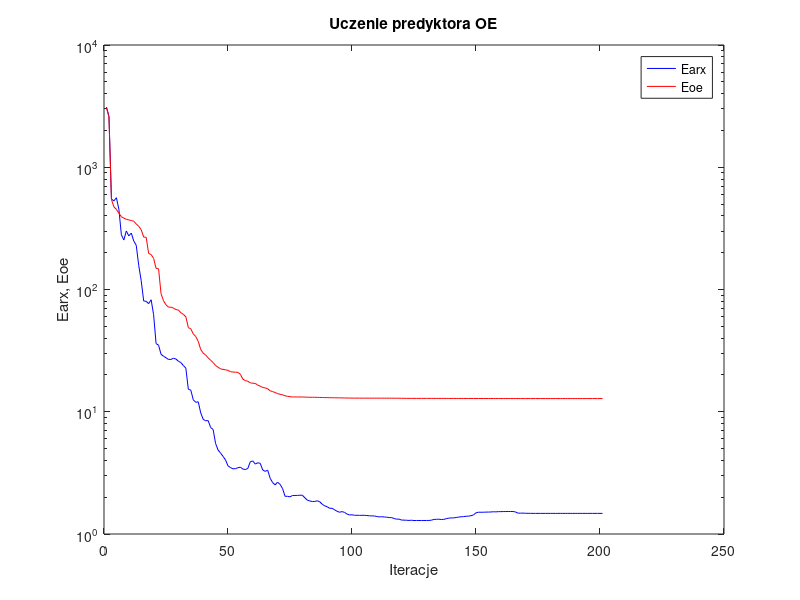
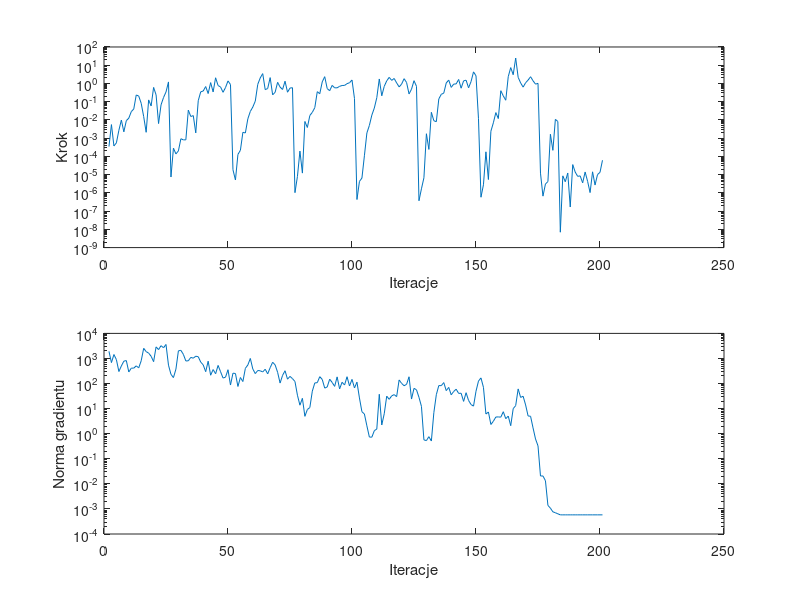

MATLAB code for these plots, in order:
%uczenie predyktora oe
clear all;
n=0; farx(n+1)=3.107983e+003; foe(n+1)=3.073525e+003; wspucz(n+1)=0.000000e+000; ng(n+1)=0.000000e+000;
%odnowa zmiennej metryki
n=1; farx(n+1)=2.605902e+003; foe(n+1)=2.570809e+003; krok(n+1)=3.473499e-004; ng(n+1)=1.923802e+003;
n=2; farx(n+1)=5.499433e+002; foe(n+1)=5.455981e+002; krok(n+1)=5.548179e-003; ng(n+1)=6.853549e+002;
n=3; farx(n+1)=5.307284e+002; foe(n+1)=4.738046e+002; krok(n+1)=3.729504e-004; ng(n+1)=1.435846e+003;
n=4; farx(n+1)=5.633189e+002; foe(n+1)=4.524026e+002; krok(n+1)=5.540946e-004; ng(n+1)=8.978186e+002;
n=5; farx(n+1)=4.536114e+002; foe(n+1)=4.201223e+002; krok(n+1)=2.707062e-003; ng(n+1)=3.013047e+002;
n=6; farx(n+1)=2.800715e+002; foe(n+1)=3.936455e+002; krok(n+1)=9.852969e-003; ng(n+1)=5.033877e+002;
n=7; farx(n+1)=2.541018e+002; foe(n+1)=3.833404e+002; krok(n+1)=2.224854e-003; ng(n+1)=7.806549e+002;
n=8; farx(n+1)=3.012891e+002; foe(n+1)=3.752460e+002; krok(n+1)=9.152723e-003; ng(n+1)=8.251212e+002;
n=9; farx(n+1)=2.742755e+002; foe(n+1)=3.708156e+002; krok(n+1)=1.251384e-002; ng(n+1)=2.891016e+002;
n=10; farx(n+1)=2.894130e+002; foe(n+1)=3.668418e+002; krok(n+1)=2.847603e-002; ng(n+1)=4.114556e+002;
n=11; farx(n+1)=2.493646e+002; foe(n+1)=3.614957e+002; krok(n+1)=4.000365e-002; ng(n+1)=4.115178e+002;
n=12; farx(n+1)=2.297823e+002; foe(n+1)=3.438752e+002; krok(n+1)=2.340680e-001; ng(n+1)=5.072929e+002;
n=13; farx(n+1)=1.573573e+002; foe(n+1)=3.287522e+002; krok(n+1)=2.031949e-001; ng(n+1)=4.225628e+002;
n=14; farx(n+1)=1.179756e+002; foe(n+1)=3.086173e+002; krok(n+1)=8.153064e-002; ng(n+1)=8.110555e+002;
n=15; farx(n+1)=8.059924e+001; foe(n+1)=2.685429e+002; krok(n+1)=1.521910e-002; ng(n+1)=2.539008e+003;
n=16; farx(n+1)=8.005275e+001; foe(n+1)=2.675588e+002; krok(n+1)=2.100870e-003; ng(n+1)=1.874592e+003;
n=17; farx(n+1)=7.659641e+001; foe(n+1)=1.971432e+002; krok(n+1)=1.253365e-001; ng(n+1)=1.636353e+003;
n=18; farx(n+1)=8.244276e+001; foe(n+1)=1.931897e+002; krok(n+1)=5.851700e-002; ng(n+1)=1.223862e+003;
n=19; farx(n+1)=6.221405e+001; foe(n+1)=1.798295e+002; krok(n+1)=6.071167e-001; ng(n+1)=7.458176e+002;
n=20; farx(n+1)=3.609765e+001; foe(n+1)=1.487790e+002; krok(n+1)=2.378132e-001; ng(n+1)=2.896010e+003;
n=21; farx(n+1)=3.503562e+001; foe(n+1)=1.477669e+002; krok(n+1)=6.320411e-003; ng(n+1)=2.255440e+003;
n=22; farx(n+1)=2.952253e+001; foe(n+1)=9.231665e+001; krok(n+1)=6.722782e-002; ng(n+1)=3.238610e+003;
n=23; farx(n+1)=2.845203e+001; foe(n+1)=8.091310e+001; krok(n+1)=1.690415e-001; ng(n+1)=2.670161e+003;
n=24; farx(n+1)=2.762775e+001; foe(n+1)=7.497020e+001; krok(n+1)=3.421659e-001; ng(n+1)=3.615456e+003;
n=25; farx(n+1)=2.678605e+001; foe(n+1)=7.175166e+001; krok(n+1)=1.212653e+000; ng(n+1)=5.416776e+002;
%odnowa zmiennej metryki
n=26; farx(n+1)=2.680658e+001; foe(n+1)=7.170328e+001; krok(n+1)=7.425417e-006; ng(n+1)=2.330725e+002;
n=27; farx(n+1)=2.738894e+001; foe(n+1)=7.045288e+001; krok(n+1)=2.838391e-004; ng(n+1)=1.728247e+002;
n=28; farx(n+1)=2.699147e+001; foe(n+1)=6.852354e+001; krok(n+1)=1.367364e-004; ng(n+1)=3.755361e+002;
n=29; farx(n+1)=2.590745e+001; foe(n+1)=6.788174e+001; krok(n+1)=2.007086e-004; ng(n+1)=2.018698e+003;
n=30; farx(n+1)=2.525851e+001; foe(n+1)=6.455374e+001; krok(n+1)=9.305128e-004; ng(n+1)=2.107607e+003;
n=31; farx(n+1)=2.386817e+001; foe(n+1)=6.258061e+001; krok(n+1)=8.062699e-004; ng(n+1)=1.459472e+003;
n=32; farx(n+1)=2.275032e+001; foe(n+1)=5.985626e+001; krok(n+1)=8.106441e-004; ng(n+1)=7.944723e+002;
n=33; farx(n+1)=1.528689e+001; foe(n+1)=4.878341e+001; krok(n+1)=3.450322e-002; ng(n+1)=8.086519e+002;
n=34; farx(n+1)=1.501710e+001; foe(n+1)=4.768263e+001; krok(n+1)=1.540867e-002; ng(n+1)=1.105895e+003;
n=35; farx(n+1)=1.252496e+001; foe(n+1)=4.329875e+001; krok(n+1)=1.725161e-002; ng(n+1)=1.025776e+003;
n=36; farx(n+1)=1.194022e+001; foe(n+1)=4.122060e+001; krok(n+1)=1.950271e-003; ng(n+1)=1.229786e+003;
n=37; farx(n+1)=1.206710e+001; foe(n+1)=3.761341e+001; krok(n+1)=1.134226e-001; ng(n+1)=1.171923e+003;
n=38; farx(n+1)=9.779113e+000; foe(n+1)=3.229268e+001; krok(n+1)=3.485301e-001; ng(n+1)=7.171317e+002;
n=39; farx(n+1)=8.670648e+000; foe(n+1)=3.015593e+001; krok(n+1)=3.838379e-001; ng(n+1)=5.553759e+002;
n=40; farx(n+1)=8.439623e+000; foe(n+1)=2.912579e+001; krok(n+1)=6.776371e-001; ng(n+1)=2.971439e+002;
n=41; farx(n+1)=8.464896e+000; foe(n+1)=2.760014e+001; krok(n+1)=2.798246e-001; ng(n+1)=7.791763e+002;
n=42; farx(n+1)=7.431956e+000; foe(n+1)=2.636741e+001; krok(n+1)=1.114151e+000; ng(n+1)=2.146979e+002;
n=43; farx(n+1)=7.154597e+000; foe(n+1)=2.529327e+001; krok(n+1)=3.427774e-001; ng(n+1)=3.610129e+002;
n=44; farx(n+1)=5.491843e+000; foe(n+1)=2.389595e+001; krok(n+1)=2.048868e+000; ng(n+1)=2.460731e+002;
n=45; farx(n+1)=4.866544e+000; foe(n+1)=2.310142e+001; krok(n+1)=7.709580e-001; ng(n+1)=5.283630e+002;
n=46; farx(n+1)=4.593530e+000; foe(n+1)=2.243132e+001; krok(n+1)=6.400584e-001; ng(n+1)=2.965312e+002;
n=47; farx(n+1)=4.314845e+000; foe(n+1)=2.221818e+001; krok(n+1)=3.276650e-001; ng(n+1)=1.657458e+002;
n=48; farx(n+1)=4.033806e+000; foe(n+1)=2.203721e+001; krok(n+1)=5.989693e-001; ng(n+1)=1.793848e+002;
n=49; farx(n+1)=3.609330e+000; foe(n+1)=2.178352e+001; krok(n+1)=1.377726e+000; ng(n+1)=3.557141e+002;
n=50; farx(n+1)=3.494814e+000; foe(n+1)=2.126532e+001; krok(n+1)=8.728449e-001; ng(n+1)=8.731262e+001;
%odnowa zmiennej metryki
n=51; farx(n+1)=3.411330e+000; foe(n+1)=2.111978e+001; krok(n+1)=1.856539e-005; ng(n+1)=2.590234e+002;
n=52; farx(n+1)=3.422847e+000; foe(n+1)=2.107430e+001; krok(n+1)=5.082078e-006; ng(n+1)=2.513384e+002;
n=53; farx(n+1)=3.486391e+000; foe(n+1)=2.098680e+001; krok(n+1)=1.283338e-004; ng(n+1)=7.647620e+001;
n=54; farx(n+1)=3.519891e+000; foe(n+1)=2.022053e+001; krok(n+1)=2.171131e-004; ng(n+1)=1.741835e+002;
n=55; farx(n+1)=3.396652e+000; foe(n+1)=1.847407e+001; krok(n+1)=2.100870e-003; ng(n+1)=1.201391e+002;
n=56; farx(n+1)=3.367463e+000; foe(n+1)=1.797640e+001; krok(n+1)=1.927753e-003; ng(n+1)=4.039979e+002;
n=57; farx(n+1)=3.439230e+000; foe(n+1)=1.775183e+001; krok(n+1)=1.153579e-002; ng(n+1)=5.508392e+002;
n=58; farx(n+1)=3.906760e+000; foe(n+1)=1.723328e+001; krok(n+1)=2.928765e-002; ng(n+1)=1.002591e+003;
n=59; farx(n+1)=3.959720e+000; foe(n+1)=1.710725e+001; krok(n+1)=5.082412e-002; ng(n+1)=3.810179e+002;
n=60; farx(n+1)=3.731293e+000; foe(n+1)=1.705364e+001; krok(n+1)=1.075010e-001; ng(n+1)=2.492214e+002;
n=61; farx(n+1)=3.827922e+000; foe(n+1)=1.650554e+001; krok(n+1)=8.957909e-001; ng(n+1)=3.311913e+002;
n=62; farx(n+1)=3.783277e+000; foe(n+1)=1.620377e+001; krok(n+1)=2.018136e+000; ng(n+1)=3.227869e+002;
n=63; farx(n+1)=3.338362e+000; foe(n+1)=1.579862e+001; krok(n+1)=3.469768e+000; ng(n+1)=2.897433e+002;
n=64; farx(n+1)=3.254025e+000; foe(n+1)=1.567906e+001; krok(n+1)=4.602673e-001; ng(n+1)=3.722230e+002;
n=65; farx(n+1)=3.327510e+000; foe(n+1)=1.540336e+001; krok(n+1)=5.271762e-001; ng(n+1)=2.434818e+002;
n=66; farx(n+1)=2.857908e+000; foe(n+1)=1.483527e+001; krok(n+1)=2.092736e+000; ng(n+1)=4.294421e+002;
n=67; farx(n+1)=2.634818e+000; foe(n+1)=1.462118e+001; krok(n+1)=2.378132e-001; ng(n+1)=7.069053e+002;
n=68; farx(n+1)=2.522743e+000; foe(n+1)=1.435911e+001; krok(n+1)=3.278985e-001; ng(n+1)=5.545394e+002;
n=69; farx(n+1)=2.654213e+000; foe(n+1)=1.408488e+001; krok(n+1)=1.154088e+000; ng(n+1)=2.814214e+002;
n=70; farx(n+1)=2.549157e+000; foe(n+1)=1.389286e+001; krok(n+1)=6.335709e-001; ng(n+1)=1.046073e+002;
n=71; farx(n+1)=2.353437e+000; foe(n+1)=1.376280e+001; krok(n+1)=4.681360e-001; ng(n+1)=2.113733e+002;
n=72; farx(n+1)=2.035024e+000; foe(n+1)=1.351008e+001; krok(n+1)=1.329625e+000; ng(n+1)=3.241424e+002;
n=73; farx(n+1)=2.033101e+000; foe(n+1)=1.337730e+001; krok(n+1)=3.307424e-001; ng(n+1)=1.492783e+002;
n=74; farx(n+1)=2.012380e+000; foe(n+1)=1.327950e+001; krok(n+1)=5.596492e-001; ng(n+1)=1.926437e+002;
n=75; farx(n+1)=2.066425e+000; foe(n+1)=1.321748e+001; krok(n+1)=5.853717e-001; ng(n+1)=1.569229e+002;
%odnowa zmiennej metryki
n=76; farx(n+1)=2.067087e+000; foe(n+1)=1.321500e+001; krok(n+1)=1.028336e-006; ng(n+1)=1.207473e+002;
n=77; farx(n+1)=2.067741e+000; foe(n+1)=1.321357e+001; krok(n+1)=8.010217e-006; ng(n+1)=3.413591e+001;
n=78; farx(n+1)=2.076831e+000; foe(n+1)=1.320647e+001; krok(n+1)=1.955288e-004; ng(n+1)=1.369930e+001;
n=79; farx(n+1)=2.074683e+000; foe(n+1)=1.320519e+001; krok(n+1)=1.215525e-005; ng(n+1)=2.573943e+001;
n=80; farx(n+1)=1.976185e+000; foe(n+1)=1.318015e+001; krok(n+1)=8.237127e-003; ng(n+1)=4.926268e+000;
n=81; farx(n+1)=1.890464e+000; foe(n+1)=1.315732e+001; krok(n+1)=3.858127e-003; ng(n+1)=9.218140e+000;
n=82; farx(n+1)=1.862089e+000; foe(n+1)=1.313588e+001; krok(n+1)=1.750226e-002; ng(n+1)=1.102934e+001;
n=83; farx(n+1)=1.845081e+000; foe(n+1)=1.312905e+001; krok(n+1)=2.617232e-002; ng(n+1)=4.983878e+001;
n=84; farx(n+1)=1.846104e+000; foe(n+1)=1.312804e+001; krok(n+1)=4.713644e-002; ng(n+1)=1.057504e+002;
n=85; farx(n+1)=1.868977e+000; foe(n+1)=1.311211e+001; krok(n+1)=3.550835e-001; ng(n+1)=1.084499e+002;
n=86; farx(n+1)=1.834226e+000; foe(n+1)=1.309680e+001; krok(n+1)=2.729349e-001; ng(n+1)=1.880848e+002;
n=87; farx(n+1)=1.752068e+000; foe(n+1)=1.307655e+001; krok(n+1)=1.222664e+000; ng(n+1)=1.454651e+002;
n=88; farx(n+1)=1.699414e+000; foe(n+1)=1.305892e+001; krok(n+1)=2.358585e+000; ng(n+1)=6.582326e+001;
n=89; farx(n+1)=1.670225e+000; foe(n+1)=1.305176e+001; krok(n+1)=5.235795e-001; ng(n+1)=7.305844e+001;
n=90; farx(n+1)=1.623015e+000; foe(n+1)=1.303155e+001; krok(n+1)=4.004429e-001; ng(n+1)=1.496123e+002;
n=91; farx(n+1)=1.622622e+000; foe(n+1)=1.301968e+001; krok(n+1)=7.832062e-001; ng(n+1)=1.103426e+002;
n=92; farx(n+1)=1.576442e+000; foe(n+1)=1.301126e+001; krok(n+1)=5.772243e-001; ng(n+1)=7.713210e+001;
n=93; farx(n+1)=1.532346e+000; foe(n+1)=1.300242e+001; krok(n+1)=5.752763e-001; ng(n+1)=1.844887e+002;
n=94; farx(n+1)=1.506215e+000; foe(n+1)=1.299216e+001; krok(n+1)=6.954939e-001; ng(n+1)=6.136914e+001;
n=95; farx(n+1)=1.524955e+000; foe(n+1)=1.297928e+001; krok(n+1)=7.734497e-001; ng(n+1)=1.123436e+002;
n=96; farx(n+1)=1.502130e+000; foe(n+1)=1.296919e+001; krok(n+1)=7.807902e-001; ng(n+1)=8.750579e+001;
n=97; farx(n+1)=1.456511e+000; foe(n+1)=1.295487e+001; krok(n+1)=9.775646e-001; ng(n+1)=1.871171e+002;
n=98; farx(n+1)=1.431361e+000; foe(n+1)=1.294404e+001; krok(n+1)=1.092255e+000; ng(n+1)=7.984706e+001;
n=99; farx(n+1)=1.437165e+000; foe(n+1)=1.293303e+001; krok(n+1)=1.546899e+000; ng(n+1)=1.465720e+002;
n=100; farx(n+1)=1.422856e+000; foe(n+1)=1.292440e+001; krok(n+1)=1.489153e-001; ng(n+1)=6.667270e+001;
%odnowa zmiennej metryki
n=101; farx(n+1)=1.422456e+000; foe(n+1)=1.292337e+001; krok(n+1)=4.326056e-007; ng(n+1)=1.136925e+002;
n=102; farx(n+1)=1.421424e+000; foe(n+1)=1.292282e+001; krok(n+1)=4.244420e-006; ng(n+1)=2.663740e+001;
n=103; farx(n+1)=1.421202e+000; foe(n+1)=1.292277e+001; krok(n+1)=6.473636e-006; ng(n+1)=7.518048e+000;
n=104; farx(n+1)=1.422630e+000; foe(n+1)=1.292197e+001; krok(n+1)=1.085990e-004; ng(n+1)=6.100172e+000;
n=105; farx(n+1)=1.415871e+000; foe(n+1)=1.292074e+001; krok(n+1)=1.935208e-003; ng(n+1)=2.061907e+000;
n=106; farx(n+1)=1.408832e+000; foe(n+1)=1.292042e+001; krok(n+1)=4.974973e-003; ng(n+1)=7.345795e-001;
n=107; farx(n+1)=1.405563e+000; foe(n+1)=1.292004e+001; krok(n+1)=1.839173e-002; ng(n+1)=7.263094e-001;
n=108; farx(n+1)=1.405590e+000; foe(n+1)=1.291995e+001; krok(n+1)=4.486659e-002; ng(n+1)=1.320595e+000;
n=109; farx(n+1)=1.390053e+000; foe(n+1)=1.291874e+001; krok(n+1)=1.668612e-001; ng(n+1)=1.538893e+000;
n=110; farx(n+1)=1.380863e+000; foe(n+1)=1.291661e+001; krok(n+1)=1.762494e+000; ng(n+1)=3.736967e+001;
n=111; farx(n+1)=1.384538e+000; foe(n+1)=1.291642e+001; krok(n+1)=2.106628e-001; ng(n+1)=2.227659e+000;
n=112; farx(n+1)=1.377775e+000; foe(n+1)=1.291608e+001; krok(n+1)=6.954939e-001; ng(n+1)=6.248179e+000;
n=113; farx(n+1)=1.373124e+000; foe(n+1)=1.291516e+001; krok(n+1)=1.390988e+000; ng(n+1)=3.145908e+001;
n=114; farx(n+1)=1.362946e+000; foe(n+1)=1.291392e+001; krok(n+1)=2.161382e+000; ng(n+1)=2.347269e+001;
n=115; farx(n+1)=1.361421e+000; foe(n+1)=1.291290e+001; krok(n+1)=1.476581e+000; ng(n+1)=3.224878e+001;
n=116; farx(n+1)=1.337155e+000; foe(n+1)=1.290977e+001; krok(n+1)=1.874409e+000; ng(n+1)=3.615361e+001;
n=117; farx(n+1)=1.323150e+000; foe(n+1)=1.290441e+001; krok(n+1)=1.072499e+000; ng(n+1)=3.012767e+001;
n=118; farx(n+1)=1.323396e+000; foe(n+1)=1.289513e+001; krok(n+1)=6.477968e-001; ng(n+1)=1.391756e+002;
n=119; farx(n+1)=1.300072e+000; foe(n+1)=1.288797e+001; krok(n+1)=9.205262e-001; ng(n+1)=1.016329e+002;
n=120; farx(n+1)=1.298822e+000; foe(n+1)=1.287885e+001; krok(n+1)=1.829080e+000; ng(n+1)=8.176309e+001;
n=121; farx(n+1)=1.295374e+000; foe(n+1)=1.287239e+001; krok(n+1)=1.131462e+000; ng(n+1)=9.264850e+001;
n=122; farx(n+1)=1.291454e+000; foe(n+1)=1.286750e+001; krok(n+1)=2.658984e-001; ng(n+1)=1.861697e+002;
n=123; farx(n+1)=1.296371e+000; foe(n+1)=1.286596e+001; krok(n+1)=4.884576e-001; ng(n+1)=2.409563e+001;
n=124; farx(n+1)=1.288617e+000; foe(n+1)=1.286436e+001; krok(n+1)=1.420334e+000; ng(n+1)=6.424814e+001;
n=125; farx(n+1)=1.289881e+000; foe(n+1)=1.286365e+001; krok(n+1)=6.986165e-001; ng(n+1)=5.637637e+001;
%odnowa zmiennej metryki
n=126; farx(n+1)=1.289919e+000; foe(n+1)=1.286358e+001; krok(n+1)=3.700723e-007; ng(n+1)=2.824934e+001;
n=127; farx(n+1)=1.289794e+000; foe(n+1)=1.286350e+001; krok(n+1)=1.674308e-006; ng(n+1)=1.231562e+001;
n=128; farx(n+1)=1.289768e+000; foe(n+1)=1.286350e+001; krok(n+1)=6.754223e-006; ng(n+1)=5.663319e-001;
n=129; farx(n+1)=1.290201e+000; foe(n+1)=1.286343e+001; krok(n+1)=1.750227e-003; ng(n+1)=5.305050e-001;
n=130; farx(n+1)=1.290896e+000; foe(n+1)=1.286338e+001; krok(n+1)=2.419195e-004; ng(n+1)=7.619647e-001;
n=131; farx(n+1)=1.296453e+000; foe(n+1)=1.286237e+001; krok(n+1)=2.617870e-002; ng(n+1)=5.095937e-001;
n=132; farx(n+1)=1.316915e+000; foe(n+1)=1.286088e+001; krok(n+1)=9.045235e-003; ng(n+1)=6.892260e+000;
n=133; farx(n+1)=1.318980e+000; foe(n+1)=1.285974e+001; krok(n+1)=7.980009e-003; ng(n+1)=3.592671e+001;
n=134; farx(n+1)=1.321428e+000; foe(n+1)=1.285942e+001; krok(n+1)=1.416892e-001; ng(n+1)=8.313556e+001;
n=135; farx(n+1)=1.313175e+000; foe(n+1)=1.285746e+001; krok(n+1)=2.538306e-001; ng(n+1)=8.226525e+001;
n=136; farx(n+1)=1.317024e+000; foe(n+1)=1.285613e+001; krok(n+1)=2.948231e-001; ng(n+1)=1.092098e+002;
n=137; farx(n+1)=1.334565e+000; foe(n+1)=1.285430e+001; krok(n+1)=1.062525e+000; ng(n+1)=5.220134e+001;
n=138; farx(n+1)=1.347931e+000; foe(n+1)=1.285198e+001; krok(n+1)=1.535351e+000; ng(n+1)=7.024535e+001;
n=139; farx(n+1)=1.354073e+000; foe(n+1)=1.285102e+001; krok(n+1)=6.081435e-001; ng(n+1)=3.563063e+001;
n=140; farx(n+1)=1.353912e+000; foe(n+1)=1.284999e+001; krok(n+1)=9.205345e-001; ng(n+1)=4.824175e+001;
n=141; farx(n+1)=1.365394e+000; foe(n+1)=1.284928e+001; krok(n+1)=9.453922e-001; ng(n+1)=5.961066e+001;
n=142; farx(n+1)=1.374590e+000; foe(n+1)=1.284854e+001; krok(n+1)=1.659005e+000; ng(n+1)=4.045983e+001;
n=143; farx(n+1)=1.383205e+000; foe(n+1)=1.284803e+001; krok(n+1)=5.491644e-001; ng(n+1)=4.112274e+001;
n=144; farx(n+1)=1.387050e+000; foe(n+1)=1.284762e+001; krok(n+1)=1.390988e+000; ng(n+1)=1.943617e+001;
n=145; farx(n+1)=1.397767e+000; foe(n+1)=1.284730e+001; krok(n+1)=1.512163e+000; ng(n+1)=4.313526e+001;
n=146; farx(n+1)=1.399457e+000; foe(n+1)=1.284716e+001; krok(n+1)=5.772243e-001; ng(n+1)=2.121197e+001;
n=147; farx(n+1)=1.412645e+000; foe(n+1)=1.284685e+001; krok(n+1)=1.265766e+000; ng(n+1)=1.452518e+001;
n=148; farx(n+1)=1.433036e+000; foe(n+1)=1.284649e+001; krok(n+1)=4.323066e+000; ng(n+1)=1.258948e+001;
n=149; farx(n+1)=1.491030e+000; foe(n+1)=1.283999e+001; krok(n+1)=2.631195e+000; ng(n+1)=4.947880e+001;
n=150; farx(n+1)=1.506933e+000; foe(n+1)=1.283947e+001; krok(n+1)=1.170476e-002; ng(n+1)=1.253478e+002;
%odnowa zmiennej metryki
n=151; farx(n+1)=1.506331e+000; foe(n+1)=1.283618e+001; krok(n+1)=5.789916e-007; ng(n+1)=1.677451e+002;
n=152; farx(n+1)=1.506970e+000; foe(n+1)=1.283262e+001; krok(n+1)=2.775761e-006; ng(n+1)=7.070895e+001;
n=153; farx(n+1)=1.510907e+000; foe(n+1)=1.283043e+001; krok(n+1)=1.784716e-004; ng(n+1)=6.081375e+000;
n=154; farx(n+1)=1.511463e+000; foe(n+1)=1.283038e+001; krok(n+1)=5.403553e-006; ng(n+1)=7.341623e+000;
n=155; farx(n+1)=1.514063e+000; foe(n+1)=1.282963e+001; krok(n+1)=2.397584e-003; ng(n+1)=2.331955e+000;
n=156; farx(n+1)=1.521079e+000; foe(n+1)=1.282896e+001; krok(n+1)=6.970444e-003; ng(n+1)=3.139153e+000;
n=157; farx(n+1)=1.516893e+000; foe(n+1)=1.282854e+001; krok(n+1)=2.527804e-002; ng(n+1)=4.621889e+000;
n=158; farx(n+1)=1.524176e+000; foe(n+1)=1.282803e+001; krok(n+1)=1.189189e-002; ng(n+1)=4.675199e+000;
n=159; farx(n+1)=1.523714e+000; foe(n+1)=1.282737e+001; krok(n+1)=4.004429e-001; ng(n+1)=4.559437e+000;
n=160; farx(n+1)=1.526533e+000; foe(n+1)=1.282722e+001; krok(n+1)=2.082003e-001; ng(n+1)=7.522411e+000;
n=161; farx(n+1)=1.526935e+000; foe(n+1)=1.282683e+001; krok(n+1)=1.204927e-001; ng(n+1)=3.973133e+000;
n=162; farx(n+1)=1.528856e+000; foe(n+1)=1.282641e+001; krok(n+1)=2.358585e+000; ng(n+1)=5.039510e+000;
n=163; farx(n+1)=1.527470e+000; foe(n+1)=1.282620e+001; krok(n+1)=7.416220e+000; ng(n+1)=2.086596e+000;
n=164; farx(n+1)=1.529363e+000; foe(n+1)=1.282609e+001; krok(n+1)=3.010260e+000; ng(n+1)=9.967929e+000;
n=165; farx(n+1)=1.511869e+000; foe(n+1)=1.282414e+001; krok(n+1)=2.477235e+001; ng(n+1)=1.319951e+001;
n=166; farx(n+1)=1.481067e+000; foe(n+1)=1.282040e+001; krok(n+1)=2.156576e+000; ng(n+1)=6.104353e+001;
n=167; farx(n+1)=1.480448e+000; foe(n+1)=1.281973e+001; krok(n+1)=1.070120e+000; ng(n+1)=2.797505e+001;
n=168; farx(n+1)=1.482233e+000; foe(n+1)=1.281959e+001; krok(n+1)=6.293018e-001; ng(n+1)=3.117612e+001;
n=169; farx(n+1)=1.477770e+000; foe(n+1)=1.281943e+001; krok(n+1)=1.092255e+000; ng(n+1)=1.405794e+001;
n=170; farx(n+1)=1.476181e+000; foe(n+1)=1.281939e+001; krok(n+1)=1.527605e+000; ng(n+1)=5.115835e+000;
n=171; farx(n+1)=1.475503e+000; foe(n+1)=1.281937e+001; krok(n+1)=2.341487e+000; ng(n+1)=4.948167e+000;
n=172; farx(n+1)=1.474497e+000; foe(n+1)=1.281937e+001; krok(n+1)=1.402391e+000; ng(n+1)=1.705962e+000;
n=173; farx(n+1)=1.474540e+000; foe(n+1)=1.281937e+001; krok(n+1)=9.155235e-001; ng(n+1)=6.154634e-001;
n=174; farx(n+1)=1.474538e+000; foe(n+1)=1.281937e+001; krok(n+1)=1.015323e+000; ng(n+1)=3.278377e-001;
n=175; farx(n+1)=1.474538e+000; foe(n+1)=1.281937e+001; krok(n+1)=1.207876e-005; ng(n+1)=2.061012e-002;
%odnowa zmiennej metryki
n=176; farx(n+1)=1.474539e+000; foe(n+1)=1.281937e+001; krok(n+1)=6.635642e-007; ng(n+1)=2.060995e-002;
n=177; farx(n+1)=1.474539e+000; foe(n+1)=1.281937e+001; krok(n+1)=3.066253e-006; ng(n+1)=1.332827e-002;
n=178; farx(n+1)=1.474539e+000; foe(n+1)=1.281937e+001; krok(n+1)=4.189792e-006; ng(n+1)=1.381384e-003;
n=179; farx(n+1)=1.474539e+000; foe(n+1)=1.281937e+001; krok(n+1)=1.640749e-003; ng(n+1)=1.073231e-003;
n=180; farx(n+1)=1.474539e+000; foe(n+1)=1.281937e+001; krok(n+1)=2.155447e-004; ng(n+1)=7.664107e-004;
n=181; farx(n+1)=1.474536e+000; foe(n+1)=1.281937e+001; krok(n+1)=1.072729e-002; ng(n+1)=7.047723e-004;
n=182; farx(n+1)=1.474537e+000; foe(n+1)=1.281937e+001; krok(n+1)=8.226681e-003; ng(n+1)=6.388326e-004;
n=183; farx(n+1)=1.474537e+000; foe(n+1)=1.281937e+001; krok(n+1)=6.982719e-009; ng(n+1)=5.802474e-004;
n=184; farx(n+1)=1.474537e+000; foe(n+1)=1.281937e+001; krok(n+1)=8.597701e-006; ng(n+1)=5.802474e-004;
n=185; farx(n+1)=1.474537e+000; foe(n+1)=1.281937e+001; krok(n+1)=4.087994e-006; ng(n+1)=5.802547e-004;
n=186; farx(n+1)=1.474537e+000; foe(n+1)=1.281937e+001; krok(n+1)=1.224930e-005; ng(n+1)=5.802530e-004;
n=187; farx(n+1)=1.474537e+000; foe(n+1)=1.281937e+001; krok(n+1)=1.678780e-007; ng(n+1)=5.802414e-004;
n=188; farx(n+1)=1.474537e+000; foe(n+1)=1.281937e+001; krok(n+1)=3.559017e-005; ng(n+1)=5.802414e-004;
n=189; farx(n+1)=1.474537e+000; foe(n+1)=1.281937e+001; krok(n+1)=1.384553e-005; ng(n+1)=5.801891e-004;
n=190; farx(n+1)=1.474537e+000; foe(n+1)=1.281937e+001; krok(n+1)=8.058704e-006; ng(n+1)=5.801788e-004;
n=191; farx(n+1)=1.474537e+000; foe(n+1)=1.281937e+001; krok(n+1)=8.564185e-006; ng(n+1)=5.801734e-004;
n=192; farx(n+1)=1.474537e+000; foe(n+1)=1.281937e+001; krok(n+1)=3.557068e-006; ng(n+1)=5.801679e-004;
n=193; farx(n+1)=1.474537e+000; foe(n+1)=1.281937e+001; krok(n+1)=1.396227e-005; ng(n+1)=5.801656e-004;
n=194; farx(n+1)=1.474537e+000; foe(n+1)=1.281937e+001; krok(n+1)=4.300043e-006; ng(n+1)=5.801575e-004;
n=195; farx(n+1)=1.474537e+000; foe(n+1)=1.281937e+001; krok(n+1)=1.038776e-006; ng(n+1)=5.801551e-004;
n=196; farx(n+1)=1.474537e+000; foe(n+1)=1.281937e+001; krok(n+1)=1.430061e-005; ng(n+1)=5.801545e-004;
n=197; farx(n+1)=1.474537e+000; foe(n+1)=1.281937e+001; krok(n+1)=2.692932e-006; ng(n+1)=5.801463e-004;
n=198; farx(n+1)=1.474537e+000; foe(n+1)=1.281937e+001; krok(n+1)=1.010485e-005; ng(n+1)=5.801448e-004;
n=199; farx(n+1)=1.474537e+000; foe(n+1)=1.281937e+001; krok(n+1)=1.338283e-005; ng(n+1)=5.801390e-004;
n=200; farx(n+1)=1.474537e+000; foe(n+1)=1.281937e+001; krok(n+1)=6.151184e-005; ng(n+1)=5.801312e-004;

figure; semilogy(farx,'b'); hold on; semilogy(foe,'r'); xlabel('Iteracje'); ylabel('Earx, Eoe'); legend('Earx','Eoe'); title('Uczenie predyktora OE');
figure; subplot(2,1,1); semilogy(krok); xlabel('Iteracje'); ylabel('Krok');
subplot(2,1,2); semilogy(ng); xlabel('Iteracje'); ylabel('Norma gradientu');
Earx=farx(n+1)
Eoe=foe(n+1)
